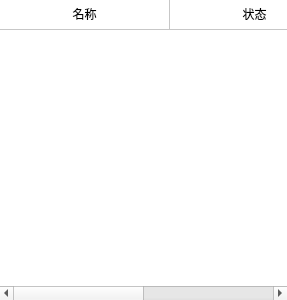
<?xml version="1.0" encoding="UTF-8"?>
<ui version="4.0">
 <class>ByyEntitySensorWidget</class>
 <widget class="QWidget" name="ByyEntitySensorWidget">
  <property name="geometry">
   <rect>
    <x>0</x>
    <y>0</y>
    <width>287</width>
    <height>300</height>
   </rect>
  </property>
  <property name="windowTitle">
   <string>传感器显控</string>
  </property>
  <layout class="QVBoxLayout" name="verticalLayout">
   <property name="spacing">
    <number>0</number>
   </property>
   <property name="margin">
    <number>0</number>
   </property>
   <item>
    <widget class="QTableWidget" name="tableWidget">
     <property name="frameShape">
      <enum>QFrame::NoFrame</enum>
     </property>
     <property name="editTriggers">
      <set>QAbstractItemView::NoEditTriggers</set>
     </property>
     <property name="selectionBehavior">
      <enum>QAbstractItemView::SelectRows</enum>
     </property>
     <attribute name="horizontalHeaderVisible">
      <bool>false</bool>
     </attribute>
     <attribute name="horizontalHeaderDefaultSectionSize">
      <number>170</number>
     </attribute>
     <attribute name="horizontalHeaderStretchLastSection">
      <bool>true</bool>
     </attribute>
     <attribute name="verticalHeaderVisible">
      <bool>false</bool>
     </attribute>
     <row>
      <property name="text">
       <string>Head</string>
      </property>
     </row>
     <column>
      <property name="text">
       <string>Att</string>
      </property>
     </column>
     <column>
      <property name="text">
       <string>Val</string>
      </property>
     </column>
     <item row="0" column="0">
      <property name="text">
       <string>名称</string>
      </property>
      <property name="textAlignment">
       <set>AlignHCenter|AlignVCenter|AlignCenter</set>
      </property>
     </item>
     <item row="0" column="1">
      <property name="text">
       <string>状态</string>
      </property>
      <property name="textAlignment">
       <set>AlignHCenter|AlignVCenter|AlignCenter</set>
      </property>
     </item>
    </widget>
   </item>
  </layout>
 </widget>
 <layoutdefault spacing="6" margin="11"/>
 <resources/>
 <connections/>
</ui>
